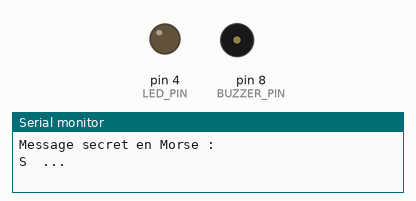
This sketch was run on a simulated Arduino Uno, built with avr-gcc and run on an emulated ATmega328P. Shown: output pins drawn as LEDs (lit = HIGH), buzzer (waves = sounding), the last lines printed to the serial monitor.

Above: at 1.3 s.
At 9.9 s:
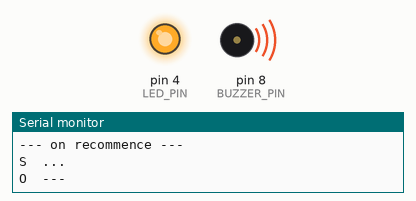
Timing chart, 0 to 10.4 s (numbered marks = the images above):
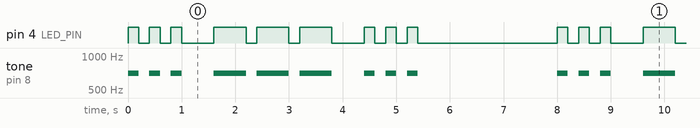

The sketch:

02-morse-flashlight.ino
```cpp
/*
 * Lesson 2 - Secret Morse flashlight  (La lampe de poche Morse secrete)
 * Goal: flash and beep a message in Morse code: first SOS, then your own name.
 * Big idea: a secret code is just a list of short and long signals in the right order.
 *
 * Wiring: LED 1 on D4 (220 ohm to GND), piezo buzzer (+) on D8, (-) on GND.
 */

const int LED_PIN = 4;
const int BUZZER_PIN = 8;
const int BEEP_PITCH = 700;          // buzzer note, in hertz (higher number = higher sound)
const int DOT = 200;                 // length of a short signal ".", in milliseconds

// Change the message here! Letters A-Z and spaces only.
const char MESSAGE[] = "SOS";

// Morse code for A to Z: "." = short, "-" = long
const char* MORSE[26] = {
  ".-", "-...", "-.-.", "-..", ".", "..-.", "--.", "....", "..", ".---",   // A-J
  "-.-", ".-..", "--", "-.", "---", ".--.", "--.-", ".-.", "...", "-",     // K-T
  "..-", "...-", ".--", "-..-", "-.--", "--.."                             // U-Z
};

// One signal: light + sound for a short or long time, then a short pause.
void signal(int length) {
  digitalWrite(LED_PIN, HIGH);
  tone(BUZZER_PIN, BEEP_PITCH);
  delay(length);
  digitalWrite(LED_PIN, LOW);
  noTone(BUZZER_PIN);
  delay(DOT);                        // gap between signals inside a letter
}

// Send one letter, e.g. 'S' -> "..."
void sendLetter(char letter) {
  if (letter == ' ') {               // space between words
    delay(DOT * 4);
    return;
  }
  if (letter >= 'a' && letter <= 'z') {
    letter = letter - 'a' + 'A';     // accept lowercase too
  }
  if (letter < 'A' || letter > 'Z') {
    return;                          // skip anything else
  }
  const char* code = MORSE[letter - 'A'];
  Serial.print(letter);
  Serial.print("  ");
  Serial.println(code);
  for (int i = 0; code[i] != '\0'; i++) {
    signal(code[i] == '.' ? DOT : DOT * 3);   // a long signal "-" lasts 3 dots
  }
  delay(DOT * 2);                    // gap between letters
}

void setup() {
  pinMode(LED_PIN, OUTPUT);
  pinMode(BUZZER_PIN, OUTPUT);
  Serial.begin(9600);
  Serial.println("Message secret en Morse :");
}

void loop() {
  for (int i = 0; MESSAGE[i] != '\0'; i++) {
    sendLetter(MESSAGE[i]);
  }
  Serial.println("--- on recommence ---");
  delay(DOT * 10);                   // long pause, then send the message again
}
```

Measured:
- by itself, pin 4 (LED_PIN): repeats every 8.0 s: 2 × (LOW 0.20 s, HIGH 0.20 s), LOW 0.60 s, 2 × (HIGH 0.60 s, LOW 0.20 s), HIGH 0.60 s, LOW 0.60 s, 2 × (HIGH 0.20 s, LOW 0.20 s), HIGH 0.20 s, LOW 2.6 s, HIGH 0.20 s
- by itself, tone on pin 8 (BUZZER_PIN): repeats every 8.0 s: 2 × (silent 0.20 s, 700 Hz 0.20 s), silent 0.60 s, 2 × (700 Hz 0.60 s, silent 0.20 s), 700 Hz 0.60 s, silent 0.60 s, 2 × (700 Hz 0.20 s, silent 0.20 s), 700 Hz 0.20 s, silent 2.6 s, 700 Hz 0.20 s
